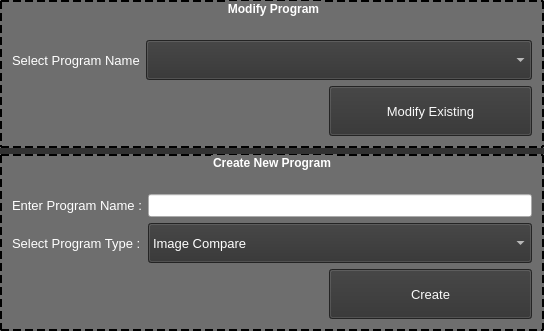
<?xml version="1.0" encoding="UTF-8"?>
<ui version="4.0">
 <class>CreateorModifyRecipe</class>
 <widget class="QWidget" name="CreateorModifyRecipe">
  <property name="geometry">
   <rect>
    <x>0</x>
    <y>0</y>
    <width>544</width>
    <height>302</height>
   </rect>
  </property>
  <property name="windowTitle">
   <string>Create Or Modify</string>
  </property>
  <property name="styleSheet">
   <string notr="true">QWidget{
	color:white;
	background-color: rgb(50, 50, 50);
}
QLabel{
	color: rgb(255, 255, 255);
	background-color:none;
}

QLineEdit{
	color:black;
	background-color:none;
}</string>
  </property>
  <layout class="QVBoxLayout" name="verticalLayout">
   <property name="spacing">
    <number>6</number>
   </property>
   <property name="leftMargin">
    <number>0</number>
   </property>
   <property name="topMargin">
    <number>0</number>
   </property>
   <property name="rightMargin">
    <number>0</number>
   </property>
   <property name="bottomMargin">
    <number>0</number>
   </property>
   <item>
    <widget class="QGroupBox" name="groupBox_2">
     <property name="font">
      <font>
       <bold>true</bold>
      </font>
     </property>
     <property name="styleSheet">
      <string notr="true">QGroupBox{
	border:2px dashed black;
	color: rgb(255, 255, 255);
	background-color: rgb(110, 110, 110);
}
</string>
     </property>
     <property name="title">
      <string>Modify Program</string>
     </property>
     <property name="alignment">
      <set>Qt::AlignmentFlag::AlignCenter</set>
     </property>
     <layout class="QGridLayout" name="gridLayout_2">
      <property name="topMargin">
       <number>20</number>
      </property>
      <item row="0" column="0">
       <widget class="QLabel" name="label_3">
        <property name="font">
         <font>
          <pointsize>10</pointsize>
         </font>
        </property>
        <property name="text">
         <string>Select Program Name</string>
        </property>
       </widget>
      </item>
      <item row="2" column="1" alignment="Qt::AlignmentFlag::AlignRight">
       <widget class="QPushButton" name="pushButton_2">
        <property name="sizePolicy">
         <sizepolicy hsizetype="Minimum" vsizetype="Expanding">
          <horstretch>0</horstretch>
          <verstretch>0</verstretch>
         </sizepolicy>
        </property>
        <property name="minimumSize">
         <size>
          <width>203</width>
          <height>50</height>
         </size>
        </property>
        <property name="maximumSize">
         <size>
          <width>203</width>
          <height>16777215</height>
         </size>
        </property>
        <property name="font">
         <font>
          <pointsize>10</pointsize>
         </font>
        </property>
        <property name="styleSheet">
         <string notr="true">QPushButton{
	color: rgb(249, 249, 249);
}

QPushButton::hover{
	background-color: rgb(130, 130, 130);
}

QPushButton::checked{
	background-color: rgb(124, 255, 64);
}</string>
        </property>
        <property name="text">
         <string>Modify Existing</string>
        </property>
        <property name="icon">
         <iconset resource="StaticAssets.qrc">
          <normaloff>:/Icons/Assets/Icons/icons8-modify-128.png</normaloff>:/Icons/Assets/Icons/icons8-modify-128.png</iconset>
        </property>
        <property name="iconSize">
         <size>
          <width>40</width>
          <height>40</height>
         </size>
        </property>
       </widget>
      </item>
      <item row="0" column="1">
       <widget class="QComboBox" name="comboBox_2">
        <property name="sizePolicy">
         <sizepolicy hsizetype="Expanding" vsizetype="Fixed">
          <horstretch>0</horstretch>
          <verstretch>0</verstretch>
         </sizepolicy>
        </property>
        <property name="minimumSize">
         <size>
          <width>0</width>
          <height>40</height>
         </size>
        </property>
        <property name="font">
         <font>
          <pointsize>10</pointsize>
         </font>
        </property>
        <property name="styleSheet">
         <string notr="true">QComboBox{
	
}</string>
        </property>
       </widget>
      </item>
     </layout>
    </widget>
   </item>
   <item>
    <widget class="QGroupBox" name="groupBox">
     <property name="font">
      <font>
       <bold>true</bold>
      </font>
     </property>
     <property name="styleSheet">
      <string notr="true">QGroupBox{
	border:2px dashed black;
	color: rgb(255, 255, 255);
	background-color: rgb(110, 110, 110);
}
</string>
     </property>
     <property name="title">
      <string>Create New Program</string>
     </property>
     <property name="alignment">
      <set>Qt::AlignmentFlag::AlignCenter</set>
     </property>
     <layout class="QGridLayout" name="gridLayout">
      <property name="topMargin">
       <number>20</number>
      </property>
      <item row="1" column="1">
       <widget class="QComboBox" name="comboBox">
        <property name="minimumSize">
         <size>
          <width>0</width>
          <height>40</height>
         </size>
        </property>
        <property name="font">
         <font>
          <pointsize>10</pointsize>
         </font>
        </property>
        <property name="styleSheet">
         <string notr="true">QComboBox{
	
}</string>
        </property>
        <item>
         <property name="text">
          <string>Image Compare</string>
         </property>
        </item>
        <item>
         <property name="text">
          <string>Learning Mode</string>
         </property>
        </item>
        <item>
         <property name="text">
          <string>Sorting Mode</string>
         </property>
        </item>
       </widget>
      </item>
      <item row="0" column="0">
       <widget class="QLabel" name="label">
        <property name="font">
         <font>
          <pointsize>10</pointsize>
         </font>
        </property>
        <property name="text">
         <string>Enter Program Name :</string>
        </property>
       </widget>
      </item>
      <item row="1" column="0">
       <widget class="QLabel" name="label_2">
        <property name="font">
         <font>
          <pointsize>10</pointsize>
         </font>
        </property>
        <property name="text">
         <string>Select Program Type :</string>
        </property>
       </widget>
      </item>
      <item row="0" column="1">
       <widget class="QLineEdit" name="lineEdit">
        <property name="font">
         <font>
          <pointsize>10</pointsize>
         </font>
        </property>
        <property name="cursor">
         <cursorShape>IBeamCursor</cursorShape>
        </property>
       </widget>
      </item>
      <item row="2" column="1" alignment="Qt::AlignmentFlag::AlignRight">
       <widget class="QPushButton" name="pushButton">
        <property name="sizePolicy">
         <sizepolicy hsizetype="Minimum" vsizetype="Expanding">
          <horstretch>0</horstretch>
          <verstretch>0</verstretch>
         </sizepolicy>
        </property>
        <property name="minimumSize">
         <size>
          <width>203</width>
          <height>50</height>
         </size>
        </property>
        <property name="maximumSize">
         <size>
          <width>203</width>
          <height>16777215</height>
         </size>
        </property>
        <property name="font">
         <font>
          <pointsize>10</pointsize>
         </font>
        </property>
        <property name="styleSheet">
         <string notr="true">QPushButton{
	color: rgb(249, 249, 249);
}

QPushButton::hover{
	background-color: rgb(130, 130, 130);
}

QPushButton::checked{
	background-color: rgb(124, 255, 64);
}</string>
        </property>
        <property name="text">
         <string>Create</string>
        </property>
        <property name="icon">
         <iconset resource="StaticAssets.qrc">
          <normaloff>:/Icons/Assets/Icons/icons8-add-96.png</normaloff>:/Icons/Assets/Icons/icons8-add-96.png</iconset>
        </property>
        <property name="iconSize">
         <size>
          <width>40</width>
          <height>40</height>
         </size>
        </property>
       </widget>
      </item>
     </layout>
    </widget>
   </item>
   <item>
    <spacer name="verticalSpacer">
     <property name="orientation">
      <enum>Qt::Orientation::Vertical</enum>
     </property>
     <property name="sizeHint" stdset="0">
      <size>
       <width>20</width>
       <height>40</height>
      </size>
     </property>
    </spacer>
   </item>
  </layout>
 </widget>
 <resources>
  <include location="StaticAssets.qrc"/>
 </resources>
 <connections/>
</ui>
